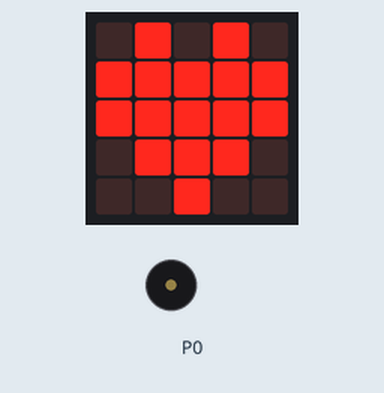
Simulated run of this program. Board: BBC micro:bit (MakeCode). Parts: the board's 5×5 LED display, buzzer (waves = sounding).

Above: at 0.5 s.
At 1.1 s:
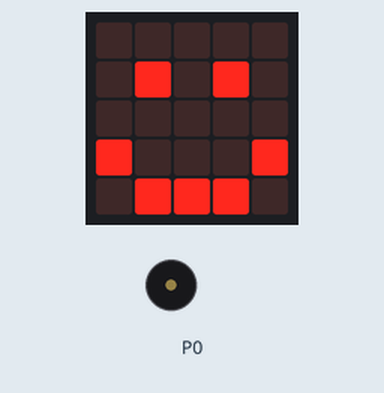
At 15.0 s:
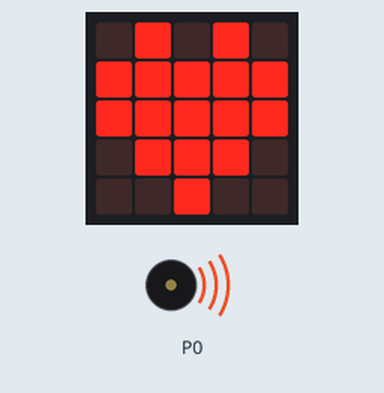
At 35.1 s:
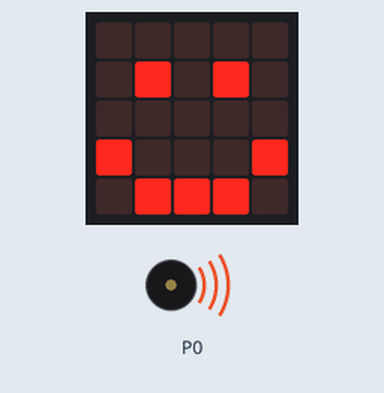
Timing chart, 0 to 40.0 s (numbered marks = the images above):
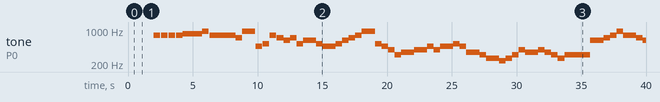

The program:

main.ts
```typescript
basic.forever(function () {
    music.rest(music.beat(BeatFraction.Breve))
    music.playTone(784, music.beat(BeatFraction.Whole))
    music.rest(music.beat(BeatFraction.Eighth))
    music.playTone(784, music.beat(BeatFraction.Whole))
    music.rest(music.beat(BeatFraction.Eighth))
    music.playTone(784, music.beat(BeatFraction.Whole))
    music.rest(music.beat(BeatFraction.Eighth))
    music.playTone(784, music.beat(BeatFraction.Whole))
    music.playTone(831, music.beat(BeatFraction.Whole))
    music.playTone(831, music.beat(BeatFraction.Whole))
    music.playTone(831, music.beat(BeatFraction.Whole))
    music.playTone(932, music.beat(BeatFraction.Whole))
    music.rest(music.beat(BeatFraction.Eighth))
    music.playTone(784, music.beat(BeatFraction.Whole))
    music.playTone(784, music.beat(BeatFraction.Whole))
    music.playTone(784, music.beat(BeatFraction.Whole))
    music.playTone(784, music.beat(BeatFraction.Whole))
    music.playTone(698, music.beat(BeatFraction.Whole))
    music.playTone(932, music.beat(BeatFraction.Double))
    music.rest(music.beat(BeatFraction.Sixteenth))
    music.playTone(466, music.beat(BeatFraction.Whole))
    music.rest(music.beat(BeatFraction.Sixteenth))
    music.playTone(523, music.beat(BeatFraction.Whole))
    music.rest(music.beat(BeatFraction.Sixteenth))
    music.playTone(784, music.beat(BeatFraction.Whole))
    music.rest(music.beat(BeatFraction.Sixteenth))
    music.playTone(698, music.beat(BeatFraction.Whole))
    music.playTone(622, music.beat(BeatFraction.Whole))
    music.playTone(698, music.beat(BeatFraction.Whole))
    music.playTone(523, music.beat(BeatFraction.Whole))
    music.playTone(622, music.beat(BeatFraction.Whole))
    music.playTone(622, music.beat(BeatFraction.Whole))
    music.playTone(523, music.beat(BeatFraction.Whole))
    music.playTone(466, music.beat(BeatFraction.Double))
    music.playTone(523, music.beat(BeatFraction.Whole))
    music.playTone(622, music.beat(BeatFraction.Whole))
    music.playTone(698, music.beat(BeatFraction.Whole))
    music.playTone(784, music.beat(BeatFraction.Whole))
    music.playTone(932, music.beat(BeatFraction.Whole))
    music.playTone(932, music.beat(BeatFraction.Whole))
    music.playTone(523, music.beat(BeatFraction.Whole))
    music.playTone(466, music.beat(BeatFraction.Whole))
    music.playTone(392, music.beat(BeatFraction.Whole))
    music.playTone(311, music.beat(BeatFraction.Whole))
    music.playTone(349, music.beat(BeatFraction.Double))
    music.playTone(392, music.beat(BeatFraction.Whole))
    music.playTone(392, music.beat(BeatFraction.Whole))
    music.playTone(466, music.beat(BeatFraction.Whole))
    music.playTone(392, music.beat(BeatFraction.Whole))
    music.playTone(466, music.beat(BeatFraction.Whole))
    music.playTone(466, music.beat(BeatFraction.Whole))
    music.playTone(523, music.beat(BeatFraction.Whole))
    music.playTone(466, music.beat(BeatFraction.Whole))
    music.playTone(349, music.beat(BeatFraction.Whole))
    music.playTone(349, music.beat(BeatFraction.Whole))
    music.playTone(311, music.beat(BeatFraction.Whole))
    music.playTone(262, music.beat(BeatFraction.Double))
    music.playTone(233, music.beat(BeatFraction.Whole))
    music.playTone(262, music.beat(BeatFraction.Whole))
    music.playTone(311, music.beat(BeatFraction.Whole))
    music.playTone(392, music.beat(BeatFraction.Whole))
    music.playTone(349, music.beat(BeatFraction.Whole))
    music.playTone(349, music.beat(BeatFraction.Whole))
    music.playTone(392, music.beat(BeatFraction.Whole))
    music.playTone(349, music.beat(BeatFraction.Whole))
    music.playTone(311, music.beat(BeatFraction.Whole))
    music.playTone(262, music.beat(BeatFraction.Whole))
    music.playTone(311, music.beat(BeatFraction.Breve))
    music.playTone(622, music.beat(BeatFraction.Whole))
    music.playTone(622, music.beat(BeatFraction.Whole))
    music.playTone(698, music.beat(BeatFraction.Whole))
    music.playTone(784, music.beat(BeatFraction.Whole))
    music.playTone(932, music.beat(BeatFraction.Whole))
    music.playTone(784, music.beat(BeatFraction.Whole))
    music.playTone(784, music.beat(BeatFraction.Whole))
    music.playTone(698, music.beat(BeatFraction.Half))
    music.playTone(698, music.beat(BeatFraction.Half))
    music.playTone(622, music.beat(BeatFraction.Whole))
    music.playTone(698, music.beat(BeatFraction.Whole))
    music.playTone(622, music.beat(BeatFraction.Whole))
    music.playTone(523, music.beat(BeatFraction.Whole))
    music.playTone(622, music.beat(BeatFraction.Whole))
    music.playTone(698, music.beat(BeatFraction.Whole))
    music.playTone(784, music.beat(BeatFraction.Double))
    music.playTone(622, music.beat(BeatFraction.Whole))
    music.playTone(523, music.beat(BeatFraction.Whole))
    music.playTone(622, music.beat(BeatFraction.Whole))
    music.playTone(466, music.beat(BeatFraction.Half))
    music.playTone(466, music.beat(BeatFraction.Half))
    music.playTone(698, music.beat(BeatFraction.Whole))
    music.playTone(622, music.beat(BeatFraction.Whole))
    music.playTone(784, music.beat(BeatFraction.Whole))
    music.playTone(698, music.beat(BeatFraction.Whole))
    music.playTone(698, music.beat(BeatFraction.Whole))
    music.playTone(622, music.beat(BeatFraction.Whole))
    music.playTone(698, music.beat(BeatFraction.Whole))
    music.playTone(622, music.beat(BeatFraction.Whole))
    music.playTone(698, music.beat(BeatFraction.Whole))
    music.playTone(932, music.beat(BeatFraction.Eighth))
    music.playTone(784, music.beat(BeatFraction.Whole))
    music.playTone(784, music.beat(BeatFraction.Whole))
    music.playTone(698, music.beat(BeatFraction.Whole))
    music.playTone(622, music.beat(BeatFraction.Whole))
})
basic.forever(function () {
    basic.showLeds(`
        . . . . .
        . . . . .
        . . . . .
        . . . . .
        . . . . .
        `)
    basic.showIcon(IconNames.Heart)
    basic.showIcon(IconNames.Happy)
})
```

test.ts
```typescript
// 在這裡測試；當此封包作為擴充功能時，將不會編譯此內容。
```

Measured:
- by itself, tone on P0: plays 784 Hz for 0.50 s, 784 Hz for 0.50 s, 784 Hz for 0.50 s, 784 Hz for 0.51 s, 831 Hz for 1.5 s, 932 Hz for 0.50 s … (55 notes in this stretch)
- what the display in image 0 shows lasts 0.6 s, from 0.4 s to 1.0 s
